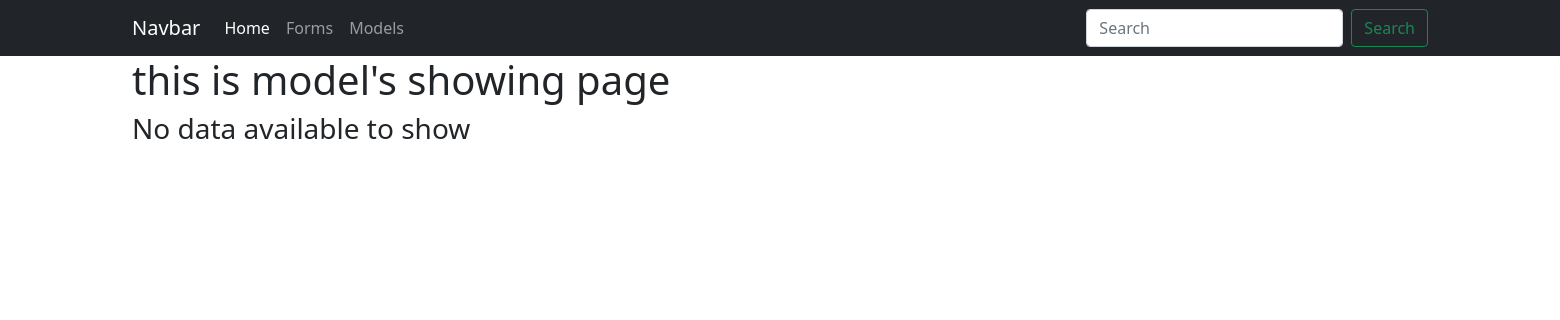
Page /model/ on the earlier database version.
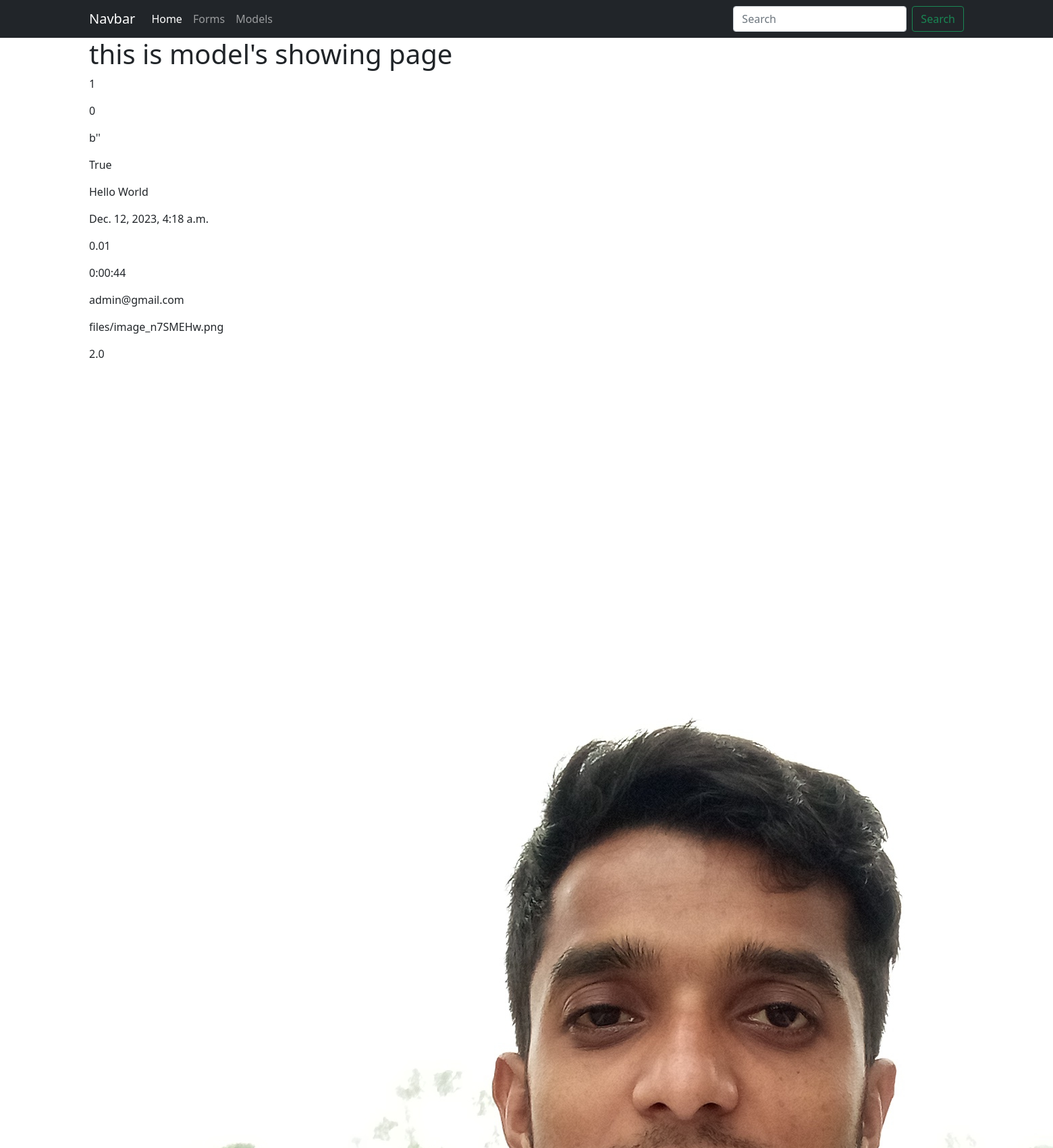
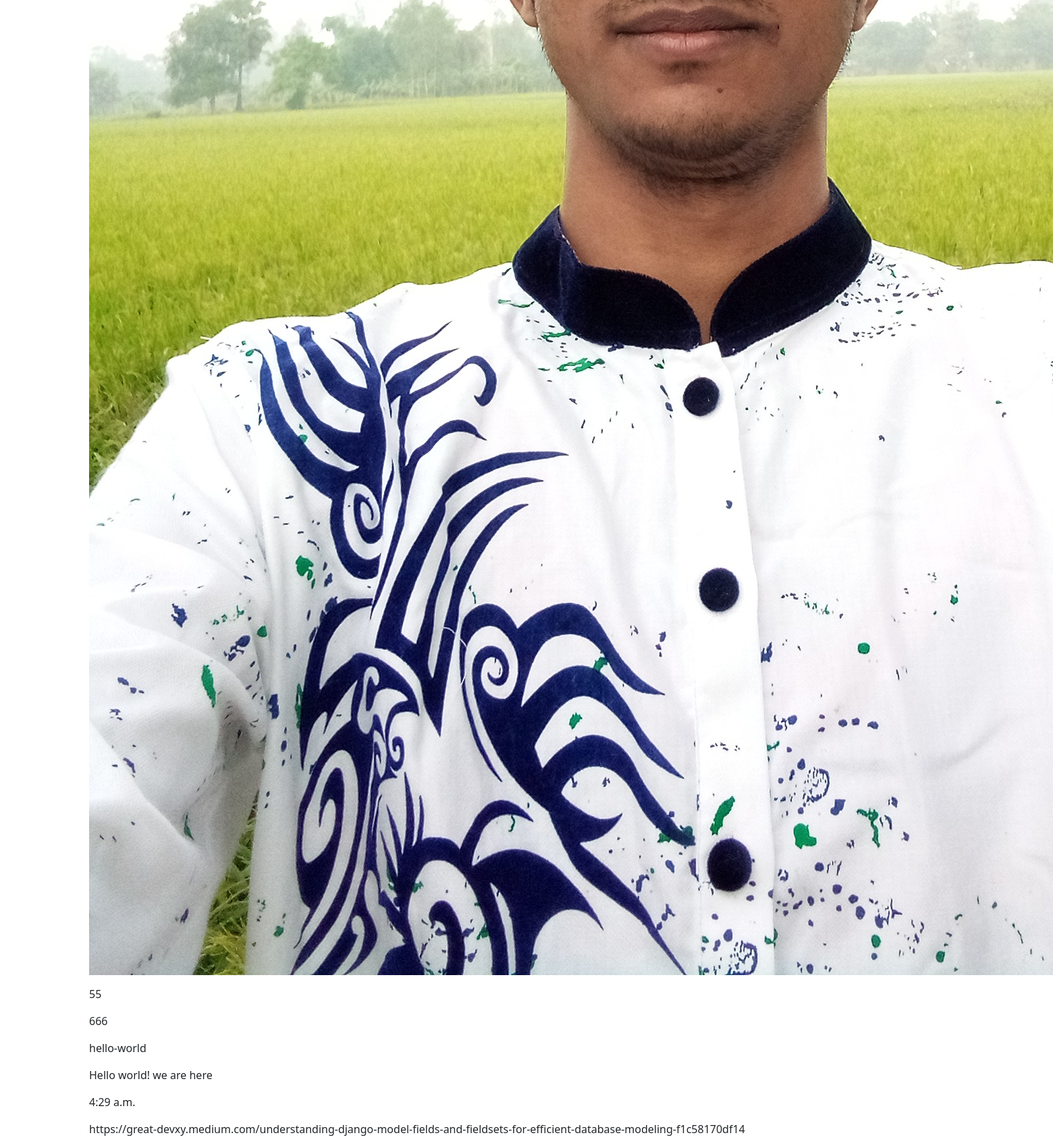
Same page on the later database version (2 pictures, top to bottom).
### app/models.py (models this page shows)
class MyModel(models.Model):
    auto_field = models.AutoField(primary_key=True)
    big_integer_field = models.BigIntegerField()
    binary_field = models.BinaryField()
    boolean_field = models.BooleanField()
    char_field = models.CharField(max_length=255)
    date_field = models.DateField()
    date_time_field = models.DateTimeField()
    decimal_field = models.DecimalField(max_digits=5, decimal_places=2)
    duration_field = models.DurationField()
    email_field = models.EmailField()
    file_field = models.FileField(upload_to='files/')
    float_field = models.FloatField()
    image_field = models.ImageField(upload_to='images/')
    integer_field = models.IntegerField()
    positive_big_integer_field = models.PositiveBigIntegerField()
    slug_field = models.SlugField()
    text_field = models.TextField()
    time_field = models.TimeField()
    url_field = models.URLField()

### app/views.py (the view)
# urls.py: path('model/', views.model, name='model'),
def model(request):
    data = MyModel.objects.all()
    return render(request, 'model.html', {'data':data})

### app/templates/model.html
{% extends "base.html" %} {% block content %}
<div class="container">
  <h1>this is model's showing page</h1>
  {% if data %} {% for i in data %}
  <div>
    <p>{{i.auto_field}}</p>
    <p>{{i.big_integer_field}}</p>
    <p>{{i.binary_field}}</p>
    <p>{{i.boolean_field}}</p>
    <p>{{i.char_field}}</p>
    <p>{{i.date_time_field}}</p>
    <p>{{i.decimal_field}}</p>
    <p>{{i.duration_field}}</p>
    <p>{{i.email_field}}</p>
    <p>{{i.file_field}}</p>
    <p>{{i.float_field}}</p>
    <p><img src="{{i.image_field}}" alt=""></p>
    <p>{{i.integer_field}}</p>
    <p>{{i.positive_big_integer_field}}</p>
    <p>{{i.slug_field}}</p>
    <p>{{i.text_field}}</p>
    <p>{{i.time_field}}</p>
    <p>{{i.url_field}}</p>
  </div>
  {%endfor%} {% else %}
  <h3>No data available to show</h3>
  {% endif%}
</div>
{% endblock content %}

Differences in the rows shown:
added MyModel: auto_field "1", big_integer_field "0", binary_field "b''", boolean_field "True", char_field "Hello World", date_time_field "Dec. 12, 2023, 4:18 a.m.", decimal_field "0.01", duration_field "0:00:44", email_field "admin@gmail.com", file_field "files/image_n7SMEHw.png", float_field "2.0", image_field (picture), integer_field "55", positive_big_integer_field "666", slug_field "hello-world", text_field "Hello world! we are here", time_field "4:29 a.m.", url_field "https://great-devxy.medium.com/understanding-django-model-fields-and-fieldsets-for-efficient-database-modeling-f1c58170df14"
Other differences:
text no longer shown: "No data available to show"
